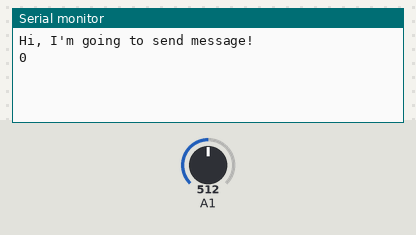
Bench run of a sketch on a simulated Arduino Uno, built with avr-gcc and run on an emulated ATmega328P. Shown: the last lines printed to the serial monitor. The inputs (shaded band) are chosen by the test bench; at power-on: A1 = 512.

Above: at 1.7 s.
1.8 s: A1 set to 716
At 6.9 s:
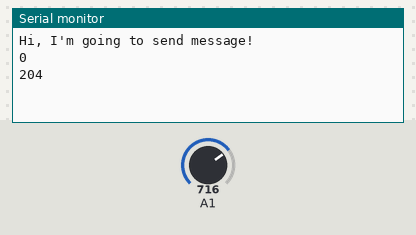
7.8 s: A1 set to 900
At 12.0 s:
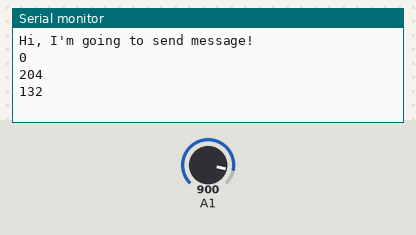
Timing chart, 0 to 13.5 s (numbered marks = the images above; inputs shaded):
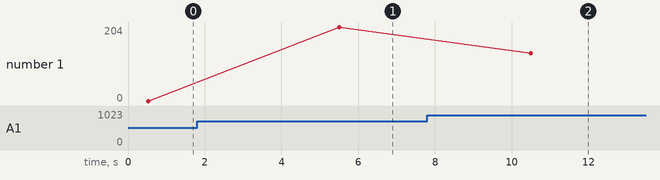

Measured:
- after the input at 1.8 s, the serial monitor: prints a new line after 3.7 s (image 1)
- after the input at 7.8 s, the serial monitor: prints a new line after 2.7 s (image 2)
- plotted number 1: 0 → 204 after the input at 1.8 s, 204 → 132 after the input at 7.8 s

The sketch:

emission.ino
```cpp
//code fonctionel 1


/*
 * LoRa E22
 * Start device or reset to send a message
 * https://www.mischianti.org
 *
 * E22        ----- Arduino UNO
 * M0         ----- GND
 * M1         ----- GND
 * TX         ----- PIN D4
 * RX         ----- PIN D5
 * AUX        ----- Not connected
 * VCC        ----- 3.3v/5v
 * GND        ----- GND
 *
 */
/*#include <SoftwareSerial.h>

SoftwareSerial mySerial(4, 5); // Arduino RX --> e22 TX - Arduino TX --> e22 RX

void setup() {
  Serial.begin(9600);
  delay(500);

  Serial.println("i'm going to send a message");

  mySerial.begin(1200);
  mySerial.write("hello world");
}

void loop() {
  mySerial.write("hello world");
  delay(500);
  /*if (mySerial.available()) {
    Serial.write(mySerial.read());
  }
  if (Serial.available()) {
    mySerial.write(Serial.read());
  }


}*/


/*
 * LoRa E22
 * Start device or reset to send a message
 * https://www.mischianti.org
 *
 * E22        ----- Arduino UNO
 * M0         ----- GND
 * M1         ----- GND
 * TX         ----- PIN D4
 * RX         ----- PIN D5
 * AUX        ----- Not connected
 * VCC        ----- 3.3v/5v
 * GND        ----- GND
 *
 */
#include "Arduino.h"

#include <SoftwareSerial.h>

SoftwareSerial mySerial(4, 5); // Arduino RX --> e22 TX - Arduino TX --> e22 RX

void setup() {
  Serial.begin(9600);
  delay(500);

  Serial.println("Hi, I'm going to send message!");

  mySerial.begin(1200);
  mySerial.print(8);
}

void loop() {
  unsigned char randomChar;

  randomChar = analogRead(A1);
  mySerial.write(randomChar);
  Serial.println(randomChar);
  delay(5000);
}
```
